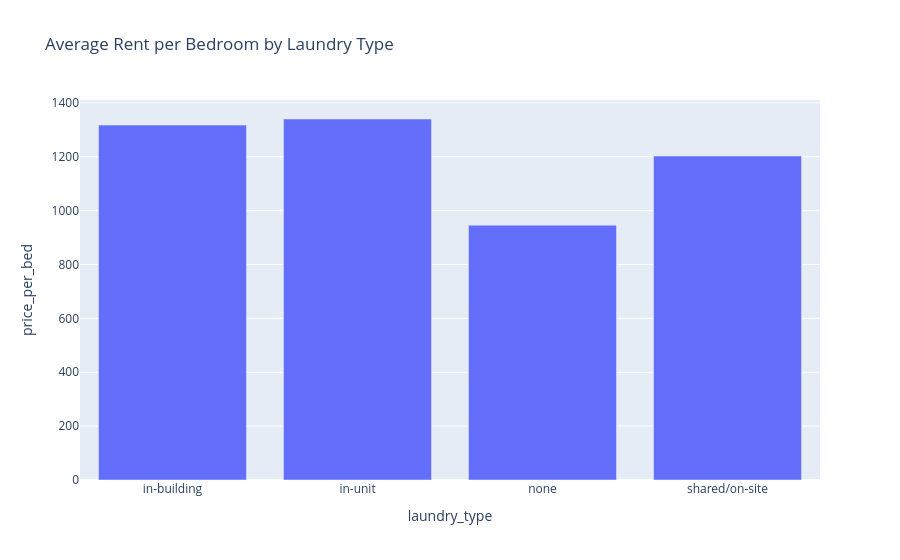

Write notebook code for a chart like this one.
### Code cell
import pandas as pd
import plotly.express as px

# Create a copy so original data is untouched
df2 = df.copy()

# Merge categories
df2["laundry_type"] = df2["laundry_type"].replace({
    "on-site": "shared/on-site",
    "shared": "shared/on-site"
})

# Calculate averages
laundry_avg = (
    df2.groupby("laundry_type")["price_per_bed"]
    .mean()
    .reset_index()
)

# Plot
fig = px.bar(
    laundry_avg,
    x="laundry_type",
    y="price_per_bed",
    title="Average Rent per Bedroom by Laundry Type"
)

fig.show()

### Figure 1 — Plotly figure (JSON) as saved in the notebook; plotly's stock layout.template omitted (floating-point values rounded to 4 significant figures)
{"data": [{"hovertemplate": "laundry_type=%{x}<br>price_per_bed=%{y}<extra></extra>", "legendgroup": "", "marker": {"color": "#636efa", "pattern": {"shape": ""}}, "name": "", "orientation": "v", "showlegend": false, "textposition": "auto", "type": "bar", "x": ["in-building", "in-unit", "none", "shared/on-site"], "xaxis": "x", "y": [1318.0, 1340.0, 946.1, 1203.0], "yaxis": "y"}], "layout": {"barmode": "relative", "legend": {"tracegroupgap": 0}, "title": {"text": "Average Rent per Bedroom by Laundry Type"}, "xaxis": {"anchor": "y", "domain": [0, 1], "title": {"text": "laundry_type"}}, "yaxis": {"anchor": "x", "domain": [0, 1], "title": {"text": "price_per_bed"}}}}
